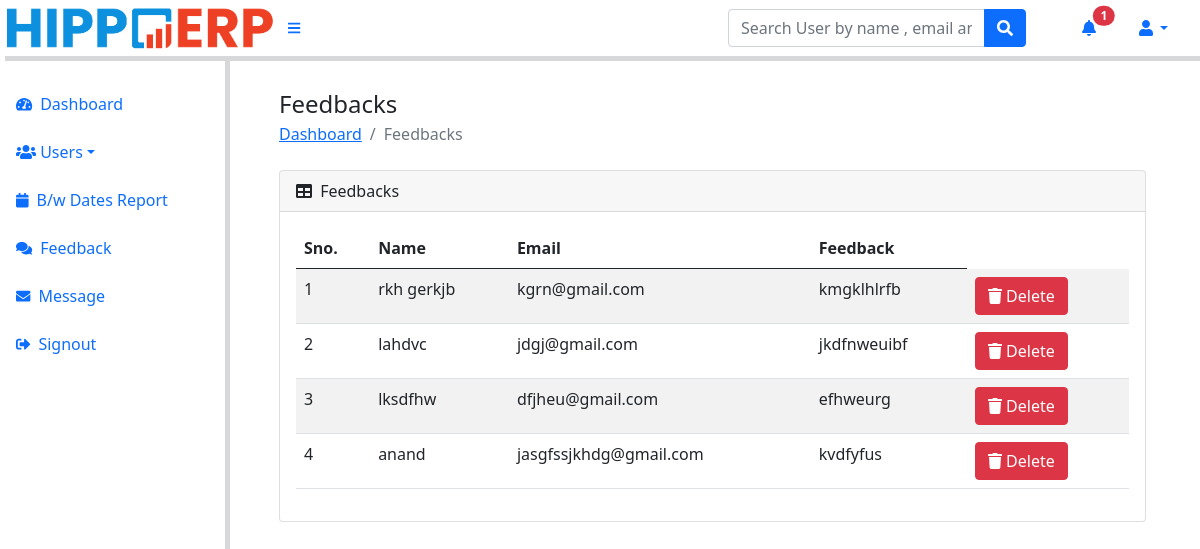
The app's page /admin/feedback-report.php (signed in) with its own data.
### tables this page shows
CREATE TABLE `feedback` (
  `id` int NOT NULL,
  `name` varchar(100) NOT NULL,
  `email` varchar(100) NOT NULL,
  `feedback` varchar(250) NOT NULL
);

### admin/feedback-report.php (the view, shortened to what this page needs)
<?php session_start();
if (strlen($_SESSION['adminid']==0)) {
  header('location:logout.php');
  } else{
   ?>
<!DOCTYPE html>
<html lang="en">
    <head>
        <link href="https://cdn.jsdelivr.net/npm/simple-datatables@latest/dist/style.css" rel="stylesheet" />
        <link href="../css/styles.css" rel="stylesheet" />
    </head>
    <body class="sb-nav-fixed">
	<?php include_once('../../includes/navbar.php');?>
        <div id="layoutSidenav">
          <div id="layoutSidenav_content">
		<?php include_once('../../includes/sidebar.php');?>
                <main>
                    <div class="container-fluid px-4">
                          <h4 class="modal-title" style="padding:0px;">Feedbacks</h4>
                        <ol class="breadcrumb mb-4">
                            <li class="breadcrumb-item"><a href="dashboard.php">Dashboard</a></li>
                            <li class="breadcrumb-item active">Feedbacks </li>
                        </ol>
                        <div class="card mb-4">
                            <div class="card-header">
                                <i class="fas fa-table me-1"></i>
                          Feedbacks
                            </div>
                            <div class="card-body">
                                <table class="table table-striped table-hover">
                                    <thead>
                                        <tr>
                                             <th>Sno.</th>
                                  <th>Name</th>
                                  <th> Email</th>
                                  <th>Feedback</th>
                                        </tr>
                                    </thead>
                                              <?php $ret=mysqli_query($conn,"select * from feedback");
                              $cnt=1;
                              while($row=mysqli_fetch_array($ret))
                              {?>
                              <tr>
                              <td><?php echo $cnt;?></td>
                                  <td><?php echo $row['name'];?></td>
                                  <td><?php echo $row['email'];?></td>
                                  <td><?php echo $row['feedback'];?></td>
                                  <td>
                                     <a href="feedback-report.php?id=<?php echo $row['id'];?>" onClick="return confirm('Do you really want to delete');"class="btn btn-danger" data-toggle="modal"><i class="fas fa-trash"></i> <span>Delete</span></a>
                                  </td>
                              </tr>
                              <?php $cnt=$cnt+1; }?>
                                </table>
                            </div>
                        </div>
                    </div>
                </main>
            </div>
        </div>
    </body>
</html>
<?php } ?>

### records on screen
feedback: name "rkh gerkjb", email "kgrn@gmail.com", feedback "kmgklhlrfb"
feedback: name "lahdvc", email "jdgj@gmail.com", feedback "jkdfnweuibf"
feedback: name "lksdfhw", email "dfjheu@gmail.com", feedback "efhweurg"
feedback: name "anand", email "jasgfssjkhdg@gmail.com", feedback "kvdfyfus"

### other values on screen
$count "1"
